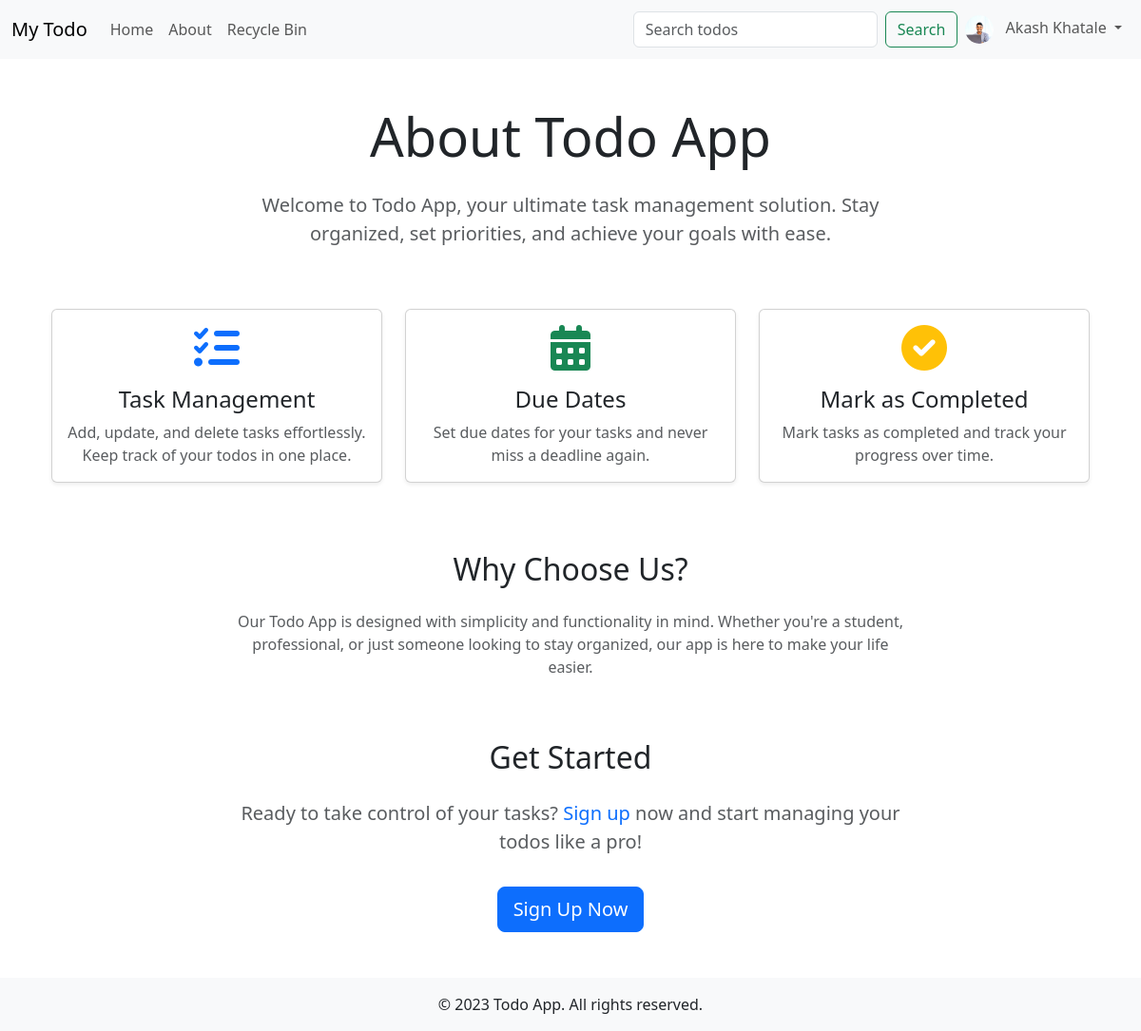
The app's page /about (signed in) with its own data.
### app.py (models this page shows)
class User(UserMixin, db.Model):
    id = db.Column(db.Integer, primary_key=True)
    email = db.Column(db.String(100), unique=True, nullable=False)
    password = db.Column(db.String(200), nullable=False)
    name = db.Column(db.String(100), nullable=True)  # New field: User's name
    bio = db.Column(db.String(500), nullable=True)  # New field: User's bio
    profile_photo = db.Column(db.String(200), nullable=True)  # New field: Path to profile photo

### app.py (the view)
@app.route("/about")
def about():
    return render_template("about.html")

### app.py (called while the page is built)
@login_manager.user_loader
def load_user(user_id):
    return User.query.get(int(user_id))

### templates/about.html (shortened to what this page needs)
{% extends "base.html" %}
{% block content %}
    <div class="container my-5">
        <div class="row">
            <div class="col-lg-8 mx-auto text-center">
                <h1 class="display-4 mb-4">About Todo App</h1>
                <p class="lead text-muted">
                    Welcome to <strong>Todo App</strong>, your ultimate task management solution.
                    Stay organized, set priorities, and achieve your goals with ease.
                </p>
            </div>
        </div>
        <div class="row mt-5">
            <div class="col-md-4 mb-4">
                <div class="card h-100 shadow-sm">
                    <div class="card-body text-center">
                        <i class="fas fa-tasks fa-3x text-primary mb-3"></i>
                        <h4 class="card-title">Task Management</h4>
                        <p class="card-text text-muted">
                            Add, update, and delete tasks effortlessly. Keep track of your todos in one place.
                        </p>
                    </div>
                </div>
            </div>
            <div class="col-md-4 mb-4">
                <div class="card h-100 shadow-sm">
                    <div class="card-body text-center">
                        <i class="fas fa-calendar-alt fa-3x text-success mb-3"></i>
                        <h4 class="card-title">Due Dates</h4>
                        <p class="card-text text-muted">
                            Set due dates for your tasks and never miss a deadline again.
                        </p>
                    </div>
                </div>
            </div>
            <div class="col-md-4 mb-4">
                <div class="card h-100 shadow-sm">
                    <div class="card-body text-center">
                        <i class="fas fa-check-circle fa-3x text-warning mb-3"></i>
                        <h4 class="card-title">Mark as Completed</h4>
                        <p class="card-text text-muted">
                            Mark tasks as completed and track your progress over time.
                        </p>
                    </div>
                </div>
            </div>
        </div>
        <div class="row mt-5">
            <div class="col-lg-8 mx-auto">
                <h2 class="text-center mb-4">Why Choose Us?</h2>
                <p class="text-muted text-center">
                    Our Todo App is designed with simplicity and functionality in mind. Whether you're a student,
                    professional, or just someone looking to stay organized, our app is here to make your life easier.
                </p>
            </div>
        </div>
        <div class="row mt-5">
            <div class="col-lg-8 mx-auto text-center">
                <h2 class="mb-4">Get Started</h2>
                <p class="lead text-muted">
                    Ready to take control of your tasks? <a href="/signup" class="text-decoration-none">Sign up</a> now
                    and start managing your todos like a pro!
                </p>
                <a href="/signup" class="btn btn-primary btn-lg mt-3">Sign Up Now</a>
            </div>
        </div>
    </div>
{% endblock %}

### templates/base.html (shortened to what this page needs)
<!DOCTYPE html>
<html lang="en">
<head>
    <link href="https://cdn.jsdelivr.net/npm/bootstrap@5.3.3/dist/css/bootstrap.min.css" rel="stylesheet">
    <link rel="stylesheet" href="https://cdnjs.cloudflare.com/ajax/libs/font-awesome/6.0.0-beta3/css/all.min.css">
</head>
<body>
    <nav class="navbar navbar-expand-lg navbar-light bg-body-tertiary">
        <div class="container-fluid">
            <a class="navbar-brand" href="/">My Todo</a>
            <div class="collapse navbar-collapse" id="navbarNav">
                <ul class="navbar-nav me-auto">
                    <li class="nav-item">
                        <a class="nav-link" href="/">Home</a>
                    </li>
                    <li class="nav-item">
                        <a class="nav-link" href="/about">About</a>
                    </li>
                    <li class="nav-item">
                        <a class="nav-link" href="/recycle-bin">Recycle Bin</a>
                    </li>
                </ul>
                <form class="d-flex" action="/search" method="GET">
                    <input class="form-control me-2" type="search" name="query" placeholder="Search todos" aria-label="Search">
                    <button class="btn btn-outline-success" type="submit">Search</button>
                </form>
                <ul class="navbar-nav">
                    {% if current_user.is_authenticated %}
                        <li class="nav-item dropdown">
                            <a class="nav-link dropdown-toggle" href="#" id="navbarDropdown" role="button"
                                data-bs-toggle="dropdown" aria-expanded="false">
                                {% if current_user.profile_photo %}
                                    <img src="{{ url_for('static', filename='uploads/' + current_user.profile_photo) }}"
                                         alt="Profile Photo" class="profile-photo">
                                {% else %}
                                    <i class="fas fa-user-circle"></i>
                                {% endif %}
                                {% if current_user.name %}
                                    <span class="ms-2">{{ current_user.name }}</span>
                                {% endif %}
                            </a>
                        </li>
                    {% endif %}
                </ul>
            </div>
        </div>
    </nav>
    <div class="container my-4">
        {% block content %}{% endblock %}
    </div>
    <footer class="bg-light text-center py-3 mt-4">
        <div class="container">
            <p class="mb-0">© 2023 Todo App. All rights reserved.</p>
        </div>
    </footer>
</body>
</html>

### templates/base.html (style rules this page uses)
.profile-photo { width: 30px; height: 30px; border-radius: 50%; object-fit: cover; }

### records on screen
User: profile_photo (picture), name "Akash Khatale"
